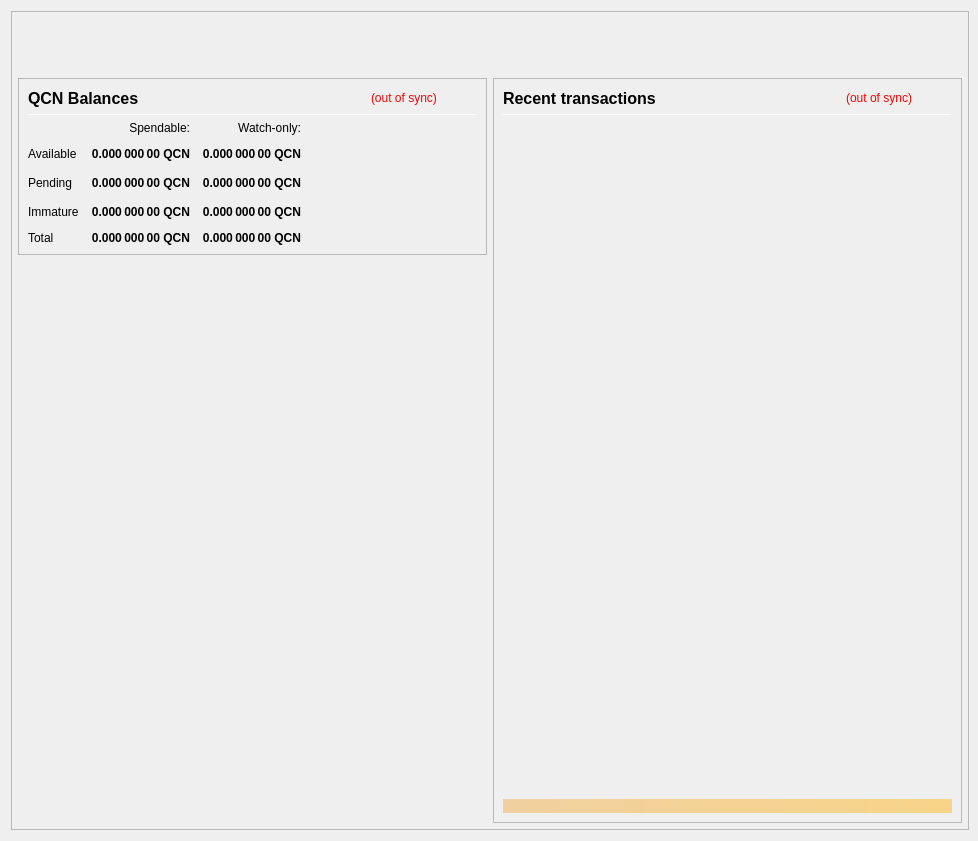
<?xml version="1.0" encoding="UTF-8"?>
<ui version="4.0">
 <class>OverviewPage</class>
 <widget class="QWidget" name="OverviewPage">
  <property name="geometry">
   <rect>
    <x>0</x>
    <y>0</y>
    <width>978</width>
    <height>841</height>
   </rect>
  </property>
  <property name="minimumSize">
   <size>
    <width>960</width>
    <height>682</height>
   </size>
  </property>
  <property name="font">
   <font>
    <weight>50</weight>
    <bold>false</bold>
   </font>
  </property>
  <property name="windowTitle">
   <string>Form</string>
  </property>
  <layout class="QVBoxLayout" name="topLayout" stretch="0">
   <property name="rightMargin">
    <number>9</number>
   </property>
   <item>
    <widget class="QFrame" name="frame_BG">
     <property name="minimumSize">
      <size>
       <width>850</width>
       <height>610</height>
      </size>
     </property>
     <property name="maximumSize">
      <size>
       <width>16777215</width>
       <height>16777215</height>
      </size>
     </property>
     <property name="frameShape">
      <enum>QFrame::StyledPanel</enum>
     </property>
     <property name="frameShadow">
      <enum>QFrame::Raised</enum>
     </property>
     <layout class="QVBoxLayout" name="verticalLayout_3" stretch="0">
      <property name="leftMargin">
       <number>0</number>
      </property>
      <property name="topMargin">
       <number>0</number>
      </property>
      <property name="rightMargin">
       <number>0</number>
      </property>
      <property name="bottomMargin">
       <number>6</number>
      </property>
      <item>
       <layout class="QVBoxLayout" name="verticalLayout_Master" stretch="0,1">
        <property name="leftMargin">
         <number>0</number>
        </property>
        <property name="topMargin">
         <number>0</number>
        </property>
        <property name="rightMargin">
         <number>0</number>
        </property>
        <property name="bottomMargin">
         <number>0</number>
        </property>
        <item>
         <widget class="QFrame" name="frame_Header">
          <layout class="QVBoxLayout" name="verticalLayout_Header" stretch="0">
           <property name="leftMargin">
            <number>0</number>
           </property>
           <property name="topMargin">
            <number>0</number>
           </property>
           <property name="rightMargin">
            <number>0</number>
           </property>
           <property name="bottomMargin">
            <number>0</number>
           </property>
           <item>
            <layout class="QHBoxLayout" name="horizontalLayout_Header" stretch="1,0">
             <property name="spacing">
              <number>6</number>
             </property>
             <item>
              <spacer name="horizontalSpacer_Header">
               <property name="orientation">
                <enum>Qt::Horizontal</enum>
               </property>
               <property name="sizeHint" stdset="0">
                <size>
                 <width>40</width>
                 <height>20</height>
                </size>
               </property>
              </spacer>
             </item>
             <item>
              <widget class="QLabel" name="labelOverviewHeaderRight">
               <property name="minimumSize">
                <size>
                 <width>464</width>
                 <height>60</height>
                </size>
               </property>
               <property name="maximumSize">
                <size>
                 <width>16777215</width>
                 <height>60</height>
                </size>
               </property>
               <property name="font">
                <font>
                 <pointsize>14</pointsize>
                </font>
               </property>
               <property name="text">
                <string/>
               </property>
               <property name="alignment">
                <set>Qt::AlignRight|Qt::AlignTrailing|Qt::AlignVCenter</set>
               </property>
              </widget>
             </item>
            </layout>
           </item>
          </layout>
         </widget>
        </item>
        <item>
         <widget class="QFrame" name="frame_Content">
          <layout class="QVBoxLayout" name="verticalLayout_Content">
           <property name="leftMargin">
            <number>6</number>
           </property>
           <property name="topMargin">
            <number>0</number>
           </property>
           <property name="rightMargin">
            <number>6</number>
           </property>
           <property name="bottomMargin">
            <number>0</number>
           </property>
           <item>
            <layout class="QHBoxLayout" name="horizontalLayout_Content" stretch="1,1">
             <property name="spacing">
              <number>6</number>
             </property>
             <item>
              <layout class="QVBoxLayout" name="verticalLayout_left" stretch="0,0">
               <item>
                <widget class="QFrame" name="frameBalances">
                 <property name="frameShape">
                  <enum>QFrame::StyledPanel</enum>
                 </property>
                 <property name="frameShadow">
                  <enum>QFrame::Raised</enum>
                 </property>
                 <layout class="QVBoxLayout" name="verticalLayout_4">
                  <item>
                   <layout class="QHBoxLayout" name="hlBalancesHeader" stretch="2,0,0">
                    <property name="spacing">
                     <number>6</number>
                    </property>
                    <item>
                     <widget class="QLabel" name="labelBalances">
                      <property name="minimumSize">
                       <size>
                        <width>0</width>
                        <height>0</height>
                       </size>
                      </property>
                      <property name="font">
                       <font>
                        <pointsize>12</pointsize>
                        <weight>75</weight>
                        <bold>true</bold>
                       </font>
                      </property>
                      <property name="text">
                       <string>QCN Balances</string>
                      </property>
                     </widget>
                    </item>
                    <item>
                     <widget class="QLabel" name="labelWalletStatus">
                      <property name="cursor">
                       <cursorShape>WhatsThisCursor</cursorShape>
                      </property>
                      <property name="toolTip">
                       <string>The displayed information may be out of date. Your wallet automatically synchronizes with the QamblingChain network after a connection is established, but this process has not completed yet.</string>
                      </property>
                      <property name="styleSheet">
                       <string notr="true">QLabel { color: red; }</string>
                      </property>
                      <property name="text">
                       <string notr="true">(out of sync)</string>
                      </property>
                      <property name="alignment">
                       <set>Qt::AlignLeading|Qt::AlignLeft|Qt::AlignVCenter</set>
                      </property>
                     </widget>
                    </item>
                    <item>
                     <spacer name="hsBalancesHeader">
                      <property name="orientation">
                       <enum>Qt::Horizontal</enum>
                      </property>
                      <property name="sizeHint" stdset="0">
                       <size>
                        <width>40</width>
                        <height>20</height>
                       </size>
                      </property>
                     </spacer>
                    </item>
                   </layout>
                  </item>
                  <item>
                   <widget class="Line" name="lineBalances">
                    <property name="minimumSize">
                     <size>
                      <width>0</width>
                      <height>1</height>
                     </size>
                    </property>
                    <property name="maximumSize">
                     <size>
                      <width>16777215</width>
                      <height>1</height>
                     </size>
                    </property>
                    <property name="orientation">
                     <enum>Qt::Horizontal</enum>
                    </property>
                   </widget>
                  </item>
                  <item>
                   <layout class="QGridLayout" name="gridLayout">
                    <property name="spacing">
                     <number>12</number>
                    </property>
                    <item row="2" column="2">
                     <widget class="QLabel" name="labelWatchPending">
                      <property name="font">
                       <font>
                        <weight>75</weight>
                        <bold>true</bold>
                       </font>
                      </property>
                      <property name="cursor">
                       <cursorShape>ArrowCursor</cursorShape>
                      </property>
                      <property name="toolTip">
                       <string>Unconfirmed transactions to watch-only addresses</string>
                      </property>
                      <property name="text">
                       <string notr="true">0.000 000 00 QCN</string>
                      </property>
                      <property name="alignment">
                       <set>Qt::AlignRight|Qt::AlignTrailing|Qt::AlignVCenter</set>
                      </property>
                      <property name="textInteractionFlags">
                       <set>Qt::NoTextInteraction</set>
                      </property>
                     </widget>
                    </item>
                    <item row="2" column="1">
                     <widget class="QLabel" name="labelUnconfirmed">
                      <property name="font">
                       <font>
                        <weight>75</weight>
                        <bold>true</bold>
                       </font>
                      </property>
                      <property name="cursor">
                       <cursorShape>ArrowCursor</cursorShape>
                      </property>
                      <property name="toolTip">
                       <string>Total of transactions that have yet to be confirmed, and do not yet count toward the spendable balance</string>
                      </property>
                      <property name="text">
                       <string notr="true">0.000 000 00 QCN</string>
                      </property>
                      <property name="alignment">
                       <set>Qt::AlignRight|Qt::AlignTrailing|Qt::AlignVCenter</set>
                      </property>
                      <property name="textInteractionFlags">
                       <set>Qt::NoTextInteraction</set>
                      </property>
                     </widget>
                    </item>
                    <item row="3" column="2">
                     <widget class="QLabel" name="labelWatchImmature">
                      <property name="font">
                       <font>
                        <weight>75</weight>
                        <bold>true</bold>
                       </font>
                      </property>
                      <property name="cursor">
                       <cursorShape>ArrowCursor</cursorShape>
                      </property>
                      <property name="toolTip">
                       <string>Staked or masternode rewards in watch-only addresses that has not yet matured</string>
                      </property>
                      <property name="text">
                       <string notr="true">0.000 000 00 QCN</string>
                      </property>
                      <property name="alignment">
                       <set>Qt::AlignRight|Qt::AlignTrailing|Qt::AlignVCenter</set>
                      </property>
                      <property name="textInteractionFlags">
                       <set>Qt::NoTextInteraction</set>
                      </property>
                     </widget>
                    </item>
                    <item row="4" column="0">
                     <widget class="QLabel" name="labelTotalText">
                      <property name="text">
                       <string>Total</string>
                      </property>
                      <property name="textInteractionFlags">
                       <set>Qt::NoTextInteraction</set>
                      </property>
                     </widget>
                    </item>
                    <item row="3" column="1">
                     <widget class="QLabel" name="labelImmature">
                      <property name="font">
                       <font>
                        <weight>75</weight>
                        <bold>true</bold>
                       </font>
                      </property>
                      <property name="cursor">
                       <cursorShape>ArrowCursor</cursorShape>
                      </property>
                      <property name="toolTip">
                       <string>Staked or masternode rewards that has not yet matured</string>
                      </property>
                      <property name="text">
                       <string notr="true">0.000 000 00 QCN</string>
                      </property>
                      <property name="alignment">
                       <set>Qt::AlignRight|Qt::AlignTrailing|Qt::AlignVCenter</set>
                      </property>
                      <property name="textInteractionFlags">
                       <set>Qt::NoTextInteraction</set>
                      </property>
                     </widget>
                    </item>
                    <item row="2" column="3">
                     <spacer name="hsBalances">
                      <property name="orientation">
                       <enum>Qt::Horizontal</enum>
                      </property>
                      <property name="sizeHint" stdset="0">
                       <size>
                        <width>40</width>
                        <height>20</height>
                       </size>
                      </property>
                     </spacer>
                    </item>
                    <item row="3" column="0">
                     <widget class="QLabel" name="labelImmatureText">
                      <property name="text">
                       <string>Immature</string>
                      </property>
                      <property name="textInteractionFlags">
                       <set>Qt::NoTextInteraction</set>
                      </property>
                     </widget>
                    </item>
                    <item row="4" column="1">
                     <widget class="QLabel" name="labelTotal">
                      <property name="font">
                       <font>
                        <weight>75</weight>
                        <bold>true</bold>
                       </font>
                      </property>
                      <property name="cursor">
                       <cursorShape>ArrowCursor</cursorShape>
                      </property>
                      <property name="toolTip">
                       <string>Your current total balance</string>
                      </property>
                      <property name="text">
                       <string notr="true">0.000 000 00 QCN</string>
                      </property>
                      <property name="alignment">
                       <set>Qt::AlignRight|Qt::AlignTrailing|Qt::AlignVCenter</set>
                      </property>
                      <property name="textInteractionFlags">
                       <set>Qt::NoTextInteraction</set>
                      </property>
                     </widget>
                    </item>
                    <item row="4" column="2">
                     <widget class="QLabel" name="labelWatchTotal">
                      <property name="font">
                       <font>
                        <weight>75</weight>
                        <bold>true</bold>
                       </font>
                      </property>
                      <property name="cursor">
                       <cursorShape>ArrowCursor</cursorShape>
                      </property>
                      <property name="toolTip">
                       <string>Current total balance in watch-only addresses</string>
                      </property>
                      <property name="text">
                       <string notr="true">0.000 000 00 QCN</string>
                      </property>
                      <property name="alignment">
                       <set>Qt::AlignRight|Qt::AlignTrailing|Qt::AlignVCenter</set>
                      </property>
                      <property name="textInteractionFlags">
                       <set>Qt::NoTextInteraction</set>
                      </property>
                     </widget>
                    </item>
                    <item row="0" column="2">
                     <widget class="QLabel" name="labelWatchonly">
                      <property name="text">
                       <string>Watch-only:</string>
                      </property>
                      <property name="alignment">
                       <set>Qt::AlignRight|Qt::AlignTrailing|Qt::AlignVCenter</set>
                      </property>
                     </widget>
                    </item>
                    <item row="1" column="0">
                     <widget class="QLabel" name="labelBalanceText">
                      <property name="text">
                       <string>Available</string>
                      </property>
                      <property name="textInteractionFlags">
                       <set>Qt::NoTextInteraction</set>
                      </property>
                     </widget>
                    </item>
                    <item row="1" column="1">
                     <widget class="QLabel" name="labelBalance">
                      <property name="font">
                       <font>
                        <weight>75</weight>
                        <bold>true</bold>
                       </font>
                      </property>
                      <property name="cursor">
                       <cursorShape>ArrowCursor</cursorShape>
                      </property>
                      <property name="toolTip">
                       <string>Your current spendable balance</string>
                      </property>
                      <property name="text">
                       <string notr="true">0.000 000 00 QCN</string>
                      </property>
                      <property name="alignment">
                       <set>Qt::AlignRight|Qt::AlignTrailing|Qt::AlignVCenter</set>
                      </property>
                      <property name="textInteractionFlags">
                       <set>Qt::NoTextInteraction</set>
                      </property>
                     </widget>
                    </item>
                    <item row="1" column="2">
                     <widget class="QLabel" name="labelWatchAvailable">
                      <property name="font">
                       <font>
                        <weight>75</weight>
                        <bold>true</bold>
                       </font>
                      </property>
                      <property name="cursor">
                       <cursorShape>ArrowCursor</cursorShape>
                      </property>
                      <property name="toolTip">
                       <string>Your current balance in watch-only addresses</string>
                      </property>
                      <property name="text">
                       <string notr="true">0.000 000 00 QCN</string>
                      </property>
                      <property name="alignment">
                       <set>Qt::AlignRight|Qt::AlignTrailing|Qt::AlignVCenter</set>
                      </property>
                      <property name="textInteractionFlags">
                       <set>Qt::NoTextInteraction</set>
                      </property>
                     </widget>
                    </item>
                    <item row="2" column="0">
                     <widget class="QLabel" name="labelPendingText">
                      <property name="text">
                       <string>Pending</string>
                      </property>
                      <property name="textInteractionFlags">
                       <set>Qt::NoTextInteraction</set>
                      </property>
                     </widget>
                    </item>
                    <item row="0" column="1">
                     <widget class="QLabel" name="labelSpendable">
                      <property name="text">
                       <string>Spendable:</string>
                      </property>
                      <property name="alignment">
                       <set>Qt::AlignRight|Qt::AlignTrailing|Qt::AlignVCenter</set>
                      </property>
                     </widget>
                    </item>
                   </layout>
                  </item>
                 </layout>
                </widget>
               </item>
               <item>
                <spacer name="verticalSpacer">
                 <property name="orientation">
                  <enum>Qt::Vertical</enum>
                 </property>
                 <property name="sizeHint" stdset="0">
                  <size>
                   <width>20</width>
                   <height>40</height>
                  </size>
                 </property>
                </spacer>
               </item>
              </layout>
             </item>
             <item>
              <layout class="QVBoxLayout" name="verticalLayout_right" stretch="1">
               <item>
                <widget class="QFrame" name="frame_RecentTransactions">
                 <property name="minimumSize">
                  <size>
                   <width>0</width>
                   <height>0</height>
                  </size>
                 </property>
                 <property name="frameShape">
                  <enum>QFrame::StyledPanel</enum>
                 </property>
                 <property name="frameShadow">
                  <enum>QFrame::Raised</enum>
                 </property>
                 <layout class="QVBoxLayout" name="verticalLayout_1" stretch="0,0,0,0,0">
                  <item>
                   <layout class="QHBoxLayout" name="horizontalLayout_2" stretch="2,0,0">
                    <property name="spacing">
                     <number>3</number>
                    </property>
                    <item>
                     <widget class="QLabel" name="label_4">
                      <property name="minimumSize">
                       <size>
                        <width>0</width>
                        <height>20</height>
                       </size>
                      </property>
                      <property name="font">
                       <font>
                        <pointsize>12</pointsize>
                        <weight>75</weight>
                        <bold>true</bold>
                       </font>
                      </property>
                      <property name="text">
                       <string>Recent transactions</string>
                      </property>
                     </widget>
                    </item>
                    <item>
                     <widget class="QLabel" name="labelTransactionsStatus">
                      <property name="cursor">
                       <cursorShape>WhatsThisCursor</cursorShape>
                      </property>
                      <property name="toolTip">
                       <string>The displayed information may be out of date. Your wallet automatically synchronizes with the QamblingChain network after a connection is established, but this process has not completed yet.</string>
                      </property>
                      <property name="styleSheet">
                       <string notr="true">QLabel { color: red; }</string>
                      </property>
                      <property name="text">
                       <string notr="true">(out of sync)</string>
                      </property>
                      <property name="alignment">
                       <set>Qt::AlignRight|Qt::AlignTrailing|Qt::AlignVCenter</set>
                      </property>
                     </widget>
                    </item>
                    <item>
                     <spacer name="horizontalSpacer">
                      <property name="orientation">
                       <enum>Qt::Horizontal</enum>
                      </property>
                      <property name="sizeHint" stdset="0">
                       <size>
                        <width>40</width>
                        <height>20</height>
                       </size>
                      </property>
                     </spacer>
                    </item>
                   </layout>
                  </item>
                  <item>
                   <widget class="Line" name="line">
                    <property name="minimumSize">
                     <size>
                      <width>0</width>
                      <height>1</height>
                     </size>
                    </property>
                    <property name="maximumSize">
                     <size>
                      <width>16777215</width>
                      <height>1</height>
                     </size>
                    </property>
                    <property name="orientation">
                     <enum>Qt::Horizontal</enum>
                    </property>
                   </widget>
                  </item>
                  <item>
                   <widget class="QListView" name="listTransactions">
                    <property name="minimumSize">
                     <size>
                      <width>0</width>
                      <height>0</height>
                     </size>
                    </property>
                    <property name="styleSheet">
                     <string notr="true">QListView { background: transparent; }</string>
                    </property>
                    <property name="frameShape">
                     <enum>QFrame::NoFrame</enum>
                    </property>
                    <property name="verticalScrollBarPolicy">
                     <enum>Qt::ScrollBarAlwaysOff</enum>
                    </property>
                    <property name="horizontalScrollBarPolicy">
                     <enum>Qt::ScrollBarAlwaysOff</enum>
                    </property>
                    <property name="selectionMode">
                     <enum>QAbstractItemView::NoSelection</enum>
                    </property>
                   </widget>
                  </item>
                  <item>
                   <spacer name="verticalSpacer_2">
                    <property name="orientation">
                     <enum>Qt::Vertical</enum>
                    </property>
                    <property name="sizeType">
                     <enum>QSizePolicy::Expanding</enum>
                    </property>
                    <property name="sizeHint" stdset="0">
                     <size>
                      <width>20</width>
                      <height>40</height>
                     </size>
                    </property>
                   </spacer>
                  </item>
                  <item>
                   <widget class="QLabel" name="labelAlerts">
                    <property name="maximumSize">
                     <size>
                      <width>16777215</width>
                      <height>16777215</height>
                     </size>
                    </property>
                    <property name="styleSheet">
                     <string notr="true">background-color: qlineargradient(x1: 0, y1: 0, x2: 1, y2: 0, stop:0 #F0D0A0, stop:1 #F8D488); color:#000000;</string>
                    </property>
                    <property name="text">
                     <string/>
                    </property>
                    <property name="wordWrap">
                     <bool>true</bool>
                    </property>
                    <property name="margin">
                     <number>3</number>
                    </property>
                   </widget>
                  </item>
                 </layout>
                </widget>
               </item>
              </layout>
             </item>
            </layout>
           </item>
          </layout>
         </widget>
        </item>
       </layout>
      </item>
     </layout>
    </widget>
   </item>
  </layout>
 </widget>
 <resources/>
 <connections/>
</ui>
